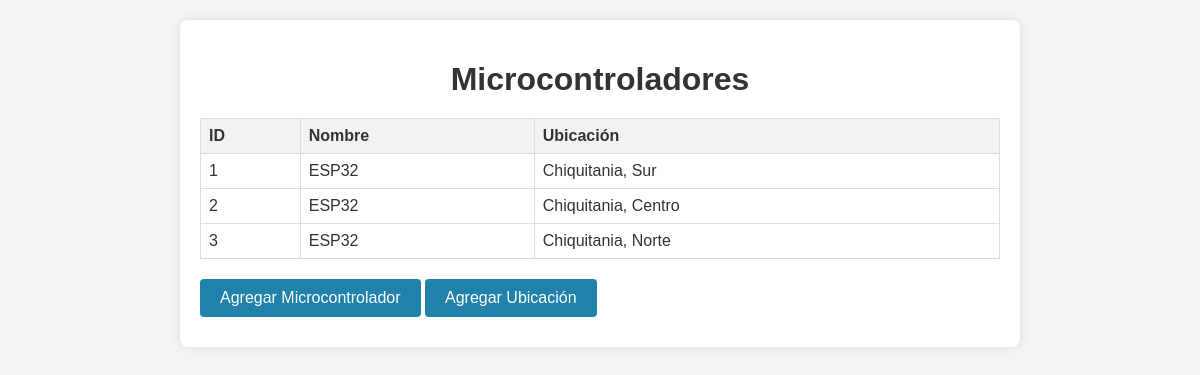
Page /microWeb/microABM.php on the committed database.
### tables this page shows
CREATE TABLE microcontroladores (
    microcontroladores_id int AUTO_INCREMENT NOT NULL,
    nombre varchar(50)  NOT NULL,
    ubicaciones_id int  NOT NULL,
    CONSTRAINT microcontroladores_pk PRIMARY KEY (microcontroladores_id)
);

CREATE TABLE ubicaciones (
    ubicaciones_id int AUTO_INCREMENT NOT NULL,
    descripcion varchar(200)  NOT NULL,
    latitud float  NOT NULL,
    longitud float  NOT NULL,
    CONSTRAINT ubicaciones_pk PRIMARY KEY (ubicaciones_id)
);

### microWeb/microABM.php (the view, shortened to what this page needs)
<?php
include 'config.php';
$sql = "SELECT m.microcontroladores_id, m.nombre, u.descripcion
        FROM microcontroladores m
        JOIN ubicaciones u ON m.ubicaciones_id = u.ubicaciones_id";
$result = $conn->query($sql);
?>
<!DOCTYPE html>
<html lang="es">
<head>
    <link rel="stylesheet" href="styles.css">
</head>
<body>
    <div class="container">
        <h1>Microcontroladores</h1>
        <table id="microcontroladoresTable">
            <thead>
                <tr>
                    <th>ID</th>
                    <th>Nombre</th>
                    <th>Ubicación</th>
                </tr>
            </thead>
            <tbody>
                <?php while ($row = $result->fetch_assoc()) : ?>
                    <tr data-id="<?= $row['microcontroladores_id'] ?>">
                        <td><?= $row['microcontroladores_id'] ?></td>
                        <td><?= htmlspecialchars($row['nombre']) ?></td>
                        <td><?= htmlspecialchars($row['descripcion']) ?></td>
                    </tr>
                <?php endwhile; ?>
            </tbody>
        </table>
        <a href="agregar_microcontrolador.php" class="button">Agregar Microcontrolador</a>
        <a href="agregar_ubicacion.php" class="button">Agregar Ubicación</a>
    </div>
</body>
</html>

### microWeb/styles.css (style rules this page uses)
body { font-family: Arial, sans-serif; background-color: #f4f4f4; color: #333; }
.container { max-width: 800px; margin: 20px auto; padding: 20px; background: #fff; border-radius: 8px; box-shadow: 0 0 10px rgba(0, 0, 0, 0.1); }
h1 { text-align: center; margin-bottom: 20px; }
table { width: 100%; border-collapse: collapse; margin-bottom: 20px; }
table th, table td { border: 1px solid #ddd; padding: 8px; text-align: left; }
table th { background-color: #f2f2f2; }
.button { display: inline-block; padding: 10px 20px; color: #fff; background-color: #2082AA; text-decoration: none; border-radius: 4px; margin-bottom: 10px; }

### rows in the picture
microcontroladores: microcontroladores_id "1", nombre "ESP32", ubicaciones.descripcion "Chiquitania, Sur"
microcontroladores: microcontroladores_id "2", nombre "ESP32", ubicaciones.descripcion "Chiquitania, Centro"
microcontroladores: microcontroladores_id "3", nombre "ESP32", ubicaciones.descripcion "Chiquitania, Norte"
